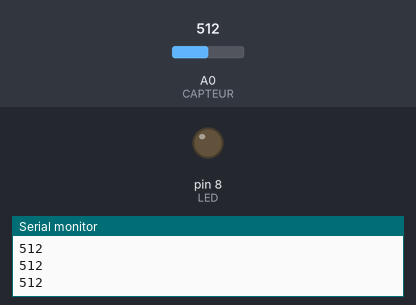
Bench run of a sketch on a simulated Arduino Uno, built with avr-gcc and run on an emulated ATmega328P. Parts: output pins drawn as LEDs (lit = HIGH), the last lines printed to the serial monitor. The inputs (shaded band) are chosen by the test bench; at power-on: A0 (CAPTEUR) = 512.

Above: at 1.2 s.
1.3 s: A0 (CAPTEUR) set to 318
2.8 s: A0 (CAPTEUR) set to 292
At 4.0 s:
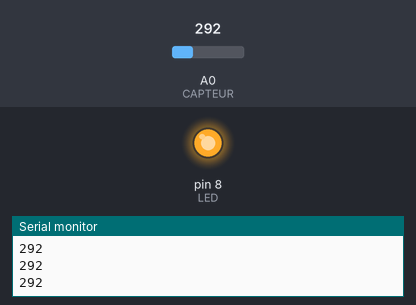
4.3 s: A0 (CAPTEUR) set to 306
At 5.5 s:
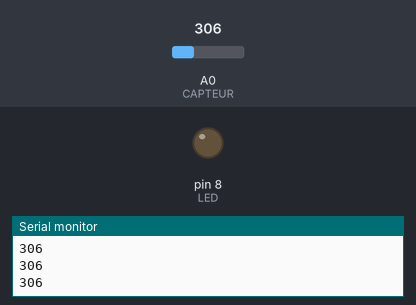
5.9 s: A0 (CAPTEUR) set to 290
At 6.9 s:
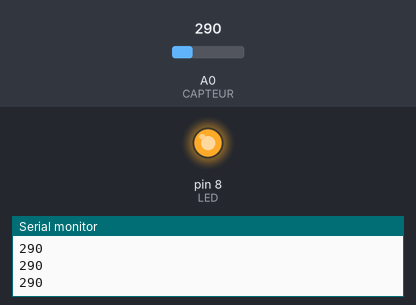
Timing chart, 0 to 8.5 s (numbered marks = the images above; inputs shaded):
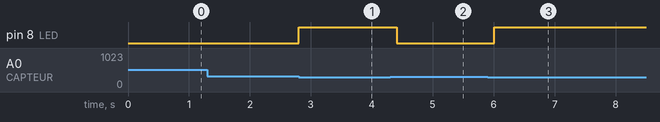

Measured:
- the behaviour switches between 300 and 299 on A0 (CAPTEUR) (found by bisection; images 0 and 1)
- after the input at 2.8 s, pin 8 (LED): LOW → HIGH at once
- after the input at 4.3 s, pin 8 (LED): HIGH → LOW after 0.11 s
- after the input at 5.9 s, pin 8 (LED): LOW → HIGH after 0.11 s

The sketch:

veilleuse-v1.ino
```cpp
// veilleuse-v1 : la LED s'allume quand il fait sombre
// Montage : photorésistance entre 5V et A0 ; résistance 10 kilohms entre A0 et GND
//           (plus il y a de lumière, plus la valeur lue est grande)
//           LED sur la broche 8 avec sa résistance de 220 ohms

const int CAPTEUR = A0;
const int LED = 8;
const int SEUIL = 300;       // à régler après les mesures au moniteur série

void setup() {
  pinMode(LED, OUTPUT);
  Serial.begin(9600);
}

void loop() {
  int lumiere = analogRead(CAPTEUR);    // valeur entre 0 et 1023
  Serial.println(lumiere);
  if (lumiere < SEUIL) {
    digitalWrite(LED, HIGH);            // sombre : on allume
  } else {
    digitalWrite(LED, LOW);
  }
  delay(200);
}
```
